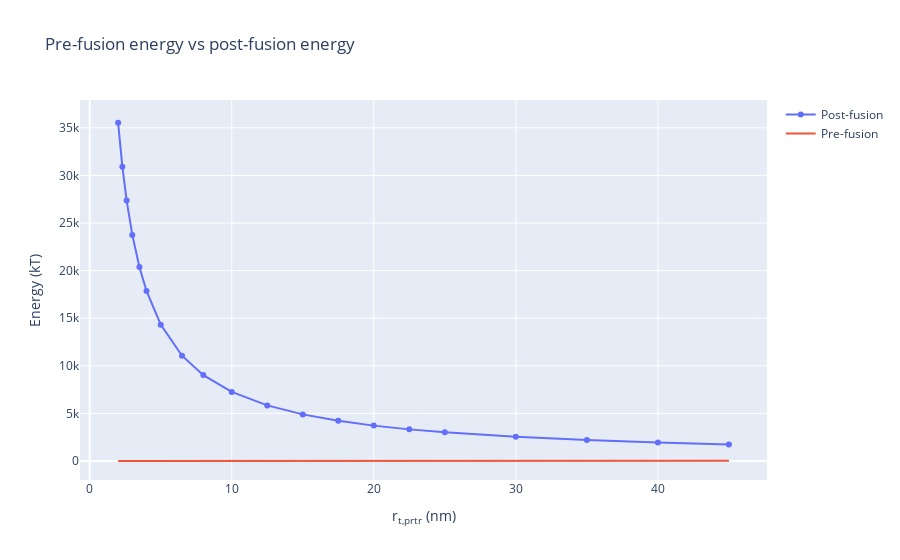

Notebook code for this chart:
### Markdown cell above
"Simulation parameter" validation: 
- Logical trend in GPost1: PASS
- zRim values match desired values: PASS
- Sufficient z resolution: PASS
    - Each of the GPost1 change by less than 1 kT when increasing zSteps from 100 --> 1000

## Comparing pre-fusion energy vs post-fusion energy

### Code cell
print("Some relevant pore energies below.")
print("Note that these numbers should not be taken at face-value since the hypothetical pores are huge.")
print("Pore Gb for pore radius 400 nm, pore_rt = 15: ",GToroidalPore(15,R0,Kb))
print("Pore Gb for pore radius 400 nm, pore_rt = 25: ",GToroidalPore(25,R0,Kb))
print("Pore Gb for pore radius 400 nm, pore_rt = 50: ",GToroidalPore(50,R0,Kb))

vsPlot = go.Figure()
vsPlot.add_trace(go.Scatter(x=rim_rt, y=GPost, mode='markers + lines', name='Post-fusion'))
vsPlot.add_trace(go.Scatter(x=rim_rt, y=GPre, mode='lines', name='Pre-fusion'))
vsPlot.update_layout(title="Pre-fusion energy vs post-fusion energy",
                        xaxis_title="r<sub>t,prtr</sub> (nm)", yaxis_title="Energy (kT)")
vsPlot.show()

### Figure 1 — Plotly figure (JSON) as saved in the notebook; plotly's stock layout.template omitted (floating-point values rounded to 4 significant figures)
{"data": [{"mode": "markers+lines", "name": "Post-fusion", "type": "scatter", "x": [2, 2.3, 2.6, 3, 3.5, 4, 5, 6.5, 8, 10, 12.5, 15, 17.5, 20, 22.5, 25, 30, 35, 40, 45], "y": [35530.0, 30920.0, 27380.0, 23750.0, 20380.0, 17860.0, 14320.0, 11060.0, 9022.0, 7254.0, 5840.0, 4897.0, 4223.0, 3717.0, 3324.0, 3009.0, 2536.0, 2198.0, 1944.0, 1747.0]}, {"mode": "lines", "name": "Pre-fusion", "type": "scatter", "x": [2, 2.3, 2.6, 3, 3.5, 4, 5, 6.5, 8, 10, 12.5, 15, 17.5, 20, 22.5, 25, 30, 35, 40, 45], "y": [0.754, 0.8671, 0.9802, 1.131, 1.319, 1.508, 1.885, 2.45, 3.016, 3.77, 4.712, 5.655, 6.597, 7.54, 8.482, 9.425, 11.31, 13.19, 15.08, 16.96]}], "layout": {"autosize": true, "title": {"text": "Pre-fusion energy vs post-fusion energy"}, "xaxis": {"autorange": true, "range": [-0.5724, 47.57], "title": {"text": "r<sub>t,prtr</sub> (nm)"}, "type": "linear"}, "yaxis": {"autorange": true, "range": [-2004.0, 38090.0], "title": {"text": "Energy (kT)"}, "type": "linear"}}}
